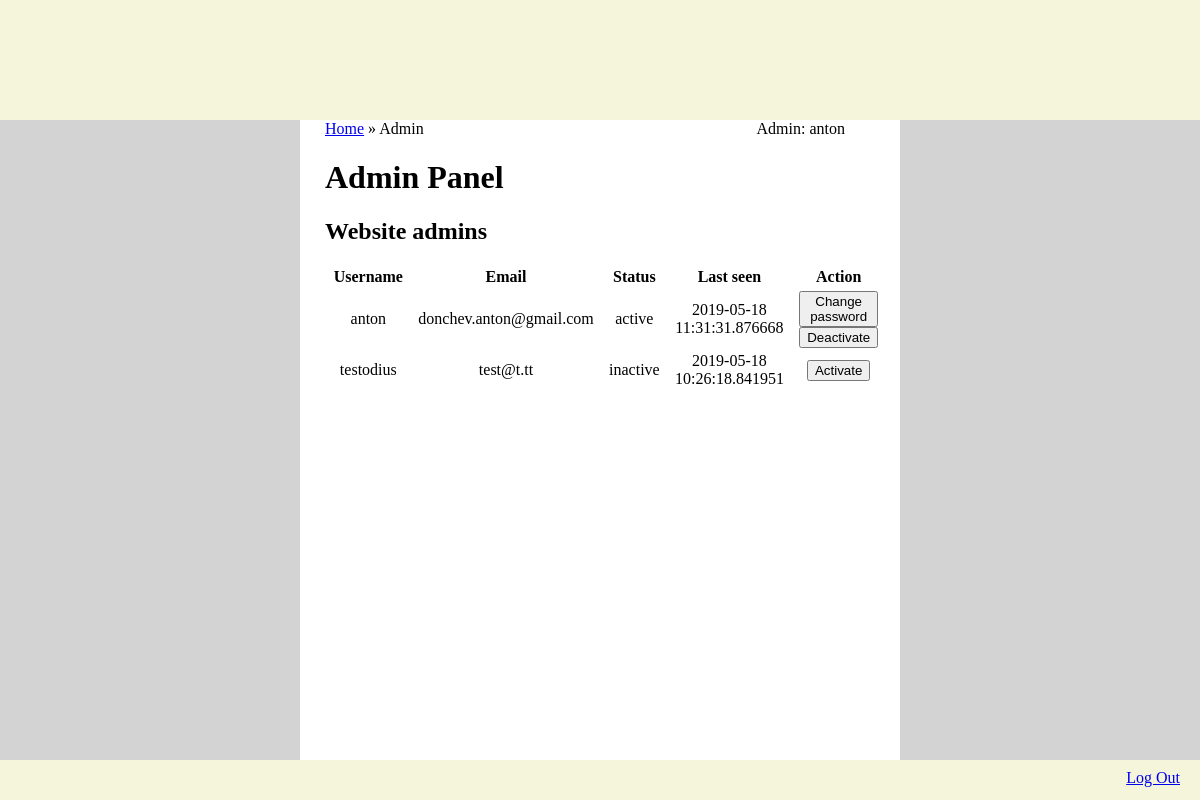
Page /admin (signed in) on the earlier database version.
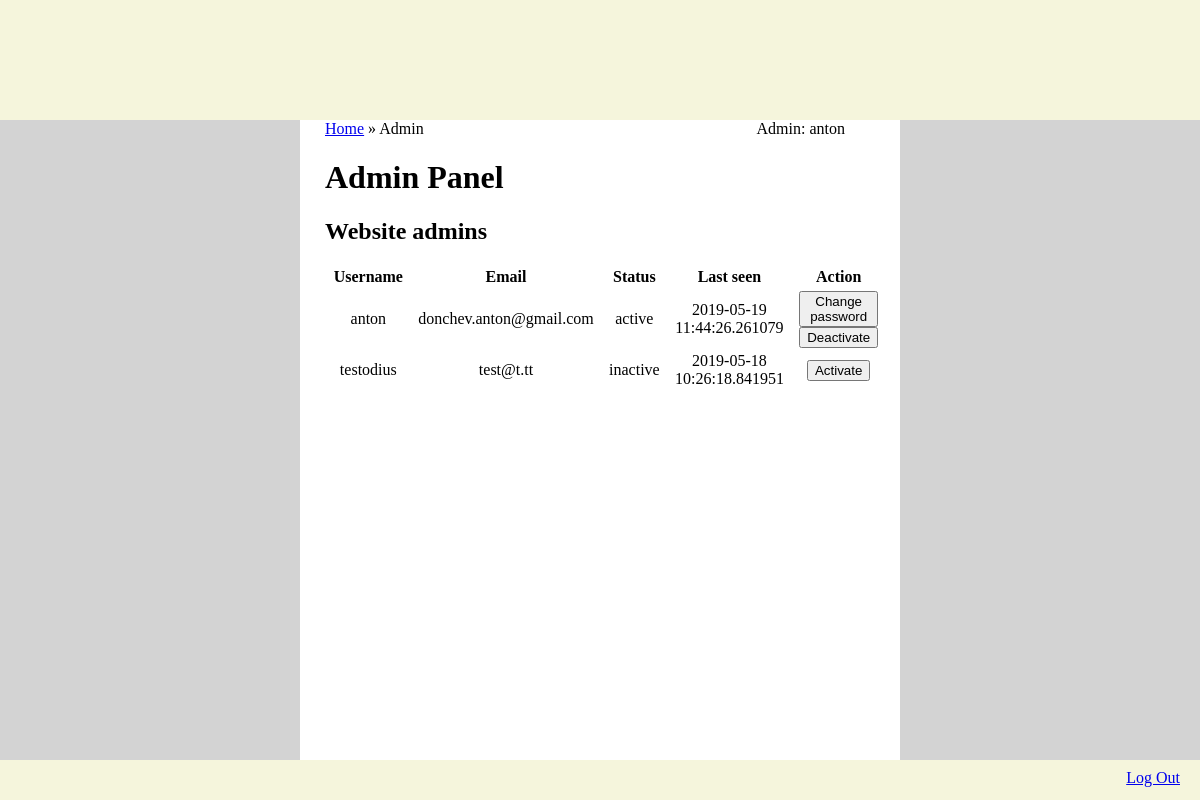
Same page on the later database version.
### mywebsite/models.py (models this page shows, shortened)
class Admin(UserMixin, db.Model):
    id = db.Column(db.Integer, primary_key=True)
    username = db.Column(db.String(64), index=True, unique=True)
    email = db.Column(db.String(120), index=True, unique=True)
    password_hash = db.Column(db.String(128))
    status = db.Column(db.String(32), index=True)
    timestamp = db.Column(db.DateTime, index=True, default=datetime.utcnow)
    @property
    def password(self):
        raise AttributeError("'password' is not a readable attribute!")

### mywebsite/routes.py (the view, shortened to what this page needs)
@main.route("/admin", methods=["GET", "POST"])
@login_required
def admin():
    current_app.logger.info(
        f"Admin '{current_user.username}' accessed the admin panel."
        )
    admins = Admin.query.all()
    get_admin = lambda admin_id: Admin.query.filter_by(id=admin_id).first()
    change_password_form = ChangePasswordForm()
    return render_template("admin.html", title="Admin", admins=admins,
                           change_password_form=change_password_form)

### mywebsite/models.py (called while the page is built)
@login_manager.user_loader
def load_user(id):
    return Admin.query.get(int(id))

### mywebsite/routes.py (called while the page is built)
@main.before_request
def update_timestamp():
    if current_user.is_authenticated:
        current_user.timestamp = datetime.utcnow()
        db.session.commit()

### mywebsite/templates/admin.html (shortened to what this page needs)
{% extends "layout.html" %}
{% block content %}
  {% if current_user.is_authenticated %}
    <span id="breadcrumb">
      <a href="{{ url_for('.home') }}">Home</a> » Admin
      <span>Admin: {{ current_user.username }}</span>
    </span>
    <div class="content">
      <h1>Admin Panel</h1>
      <h2>Website admins</h2>
        {% if admins %}
          <table class="admins_table">
            <thead>
              <tr>
                <th>Username</th>
                <th>Email</th>
                <th>Status</th>
                <th>Last seen</th>
                <th>Action</th>
              </tr>
            </thead>
            <tbody>
              {% for a in admins %}
                <tr>
                  <td>{{ a.username }}</td>
                  <td>{{ a.email }}</td>
                  <td>{{ a.status }}</td>
                  <td>{{ a.timestamp }}</td>
                  <td>
                    {% if current_user.username == a.username %}
                      <button class="relax_button" id="change_password_button"
                          type="button" name="show_password_form"
                          value="{{ a.id }}" onclick="togglePasswordForm()">
                        Change password
                      </button>
                    {% endif %}
                    <form action="{{ url_for('.admin') }}" method="POST">
                      {% if a.status == "active" %}
                        <button class="alert_button" type="submit"
                            name="deactivate_admin" value="{{ a.id }}"
                            onclick="return confirm('Remove admin rights of {{ a.username }}?')">
                          Deactivate
                        </button>
                      {% elif a.status == "inactive" %}
                        <button class="alert_button" type="submit"
                            name="activate_admin" value="{{ a.id }}"
                            onclick="return confirm('Grant admin rights to {{ a.username }}?')">
                          Activate
                        </button>
                      {% endif %}
                    </form>
                  </td>
                </tr>
              {% endfor %}
            </tbody>
          </table>
        {% else %}
          <p><span>No users with admin rights found.</span></p>
        {% endif %}
    </div>
  {% else %}
    <span id="breadcrumb">
      <a href="{{ url_for('.home') }}">Home</a> » Admin
    </span>
    <div class="under_constr">Forbidden. Access denied.</div>
    <p><a href="{{ url_for('.home') }}">Home</a></p>
  {% endif %}
{% endblock %}

### mywebsite/templates/layout.html (shortened to what this page needs)
<!DOCTYPE html>
<html lang="en">
  <head>
    <link rel="stylesheet" type="text/css" media="screen"
      href="{{ url_for('static', filename='css/master.css') }}">
    <link rel="stylesheet" type="text/css" media="screen"
      href="{{ url_for('static', filename='css/admin_panel.css') }}">
  </head>
  <body>
    <header>
    </header>
    <main>
      <div id="left_column"></div>
      <div id="main_content">
        {% block content %}
        {% endblock %}
      </div>
      <div id="right_column"></div>
    </main>
    <footer>
      <div id="log_in_button">
        {% if current_user.is_anonymous %}
          <a href="{{ url_for('.login') }}">Log In</a>
        {% else %}
          <a href="{{ url_for('.logout') }}">Log Out</a>
        {% endif %}
      </div>
    </footer>
  </body>
</html>

### mywebsite/static/css/master.css (style rules this page uses)
html, body { width: 100%; height: 100%; margin: 0; padding: 0; }
body { display: flex; flex-direction: column; }
header { width: 100%; height: 15%; position: relative; background-color: beige; }
#breadcrumb span { padding: 0 30px 0 0; float: right; -moz-box-sizing: border-box; -webkit-box-sizing: border-box; box-sizing: border-box; }
#left_column { width: 25%; height: 80%; min-height: 80vh; display: flex; flex-direction: column; float: left; background-color: lightgrey; }
#main_content { width: 50%; height: 80%; min-height: 80vh; padding: 0 25px 20px 25px; display: flex; flex-direction: column; float: left; -moz-box-sizing: border-box; -webkit-box-sizing: border-box; box-sizing: border-box; }
#right_column { width: 25%; height: 80%; min-height: 80vh; display: flex; flex-direction: column; float: left; background-color: lightgrey; }
footer { width: 100%; height: 5%; position: relative; background-color: beige; }
footer #log_in_button { display: inline-block; position: absolute; bottom: 0; right: 0; padding: 10pt 15pt; text-align: center; text-decoration: none; }

### mywebsite/static/css/admin_panel.css (style rules this page uses)
.admins_table { width: 100%; }
.admins_table th, .admins_table td { text-align: center; vertical-align: middle; padding: 1pt 5pt; }

Differences in the rows shown:
changed Admin "anton": timestamp "2019-05-18 11:31:31.876668" → "2019-05-19 11:44:26.261079"
